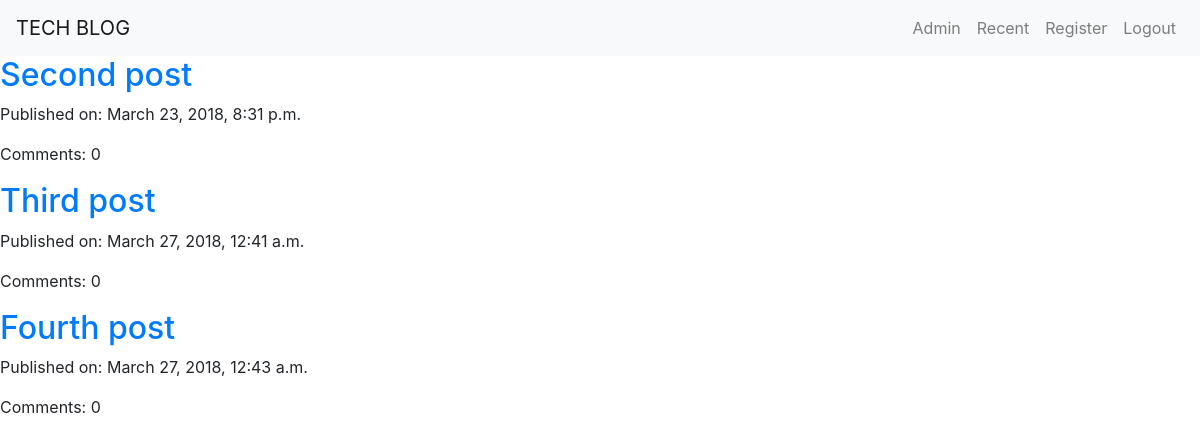
/blog_list/ (signed in), run on the app's committed database.
### blog_app/models.py (models this page shows, shortened)
class BlogPost(models.Model):
    title = models.CharField(max_length=256)
    author = models.CharField(max_length=256)
    content = models.CharField(max_length=256)
    date = models.DateTimeField(default=datetime.now, blank=True)

### blog_app/views.py (the view)
@method_decorator(login_required, name='dispatch')
class BlogListView(ListView):
    model = models.BlogPost
    template_name = 'blog_app_list.html'
    @method_decorator(login_required)
    def dispatch(self, *args, **kwargs):
        return super().dispatch(*args, **kwargs)

### blog_app/templates/blog_app_list.html
<!DOCTYPE html>
{% extends 'blog_app_base.html' %}
{% block body_block%}
  <h1>Recent posts</h1>
  {% for post in blogpost_list %}
    <h2><a href="{{ post.id }}">{{ post.title }}</a></h2>
    <p>Published on: {{ post.date }}</p>
    <p>Comments: {{ post.comment.count }}</p>
  {% endfor %}
{% endblock %}

### blog_app/static/css/styles.css (style rules this page uses)
body { font-family: 'Roboto'; }
.background { background-repeat: no-repeat; background-size: cover; }

### data on the page
BlogPost: title "Second post", date "March 23, 2018, 8:31 p.m.", comment.count "0"
BlogPost: title "Third post", date "March 27, 2018, 12:41 a.m.", comment.count "0"
BlogPost: title "Fourth post", date "March 27, 2018, 12:43 a.m.", comment.count "0"
